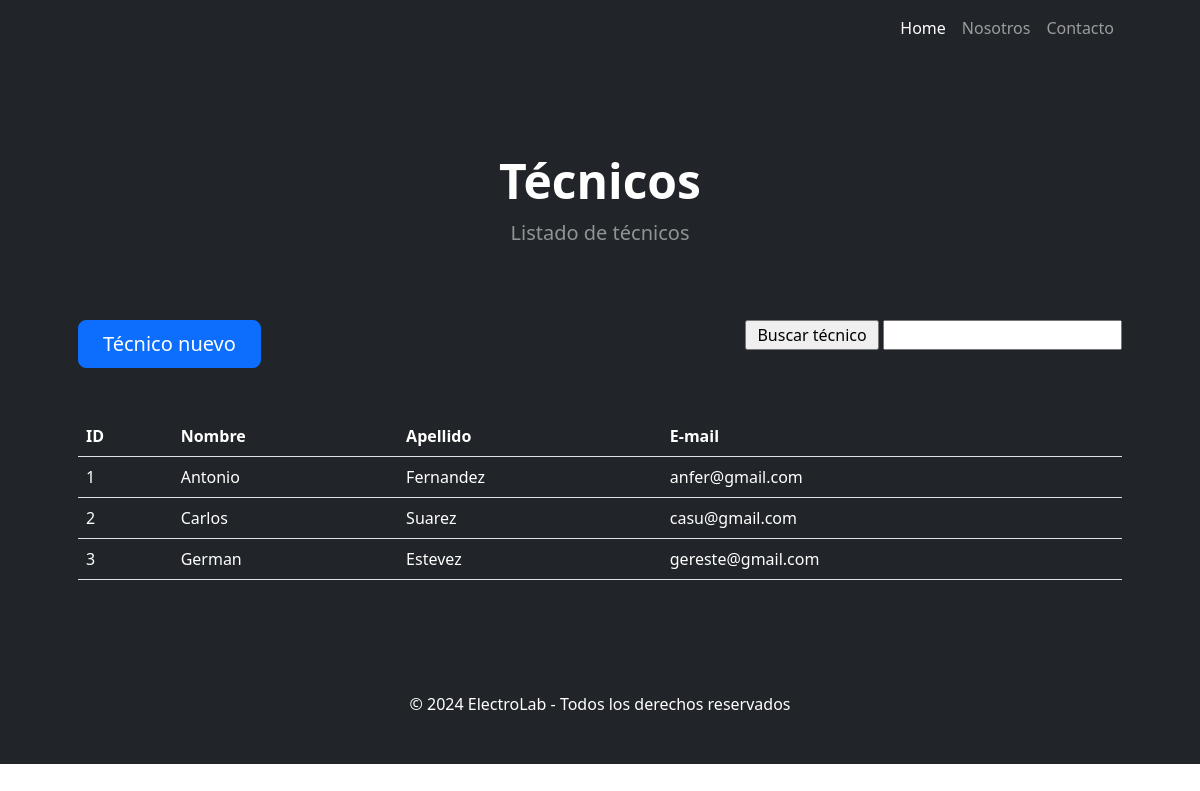
The app's page /AppSitio/tecnicos/, older data.
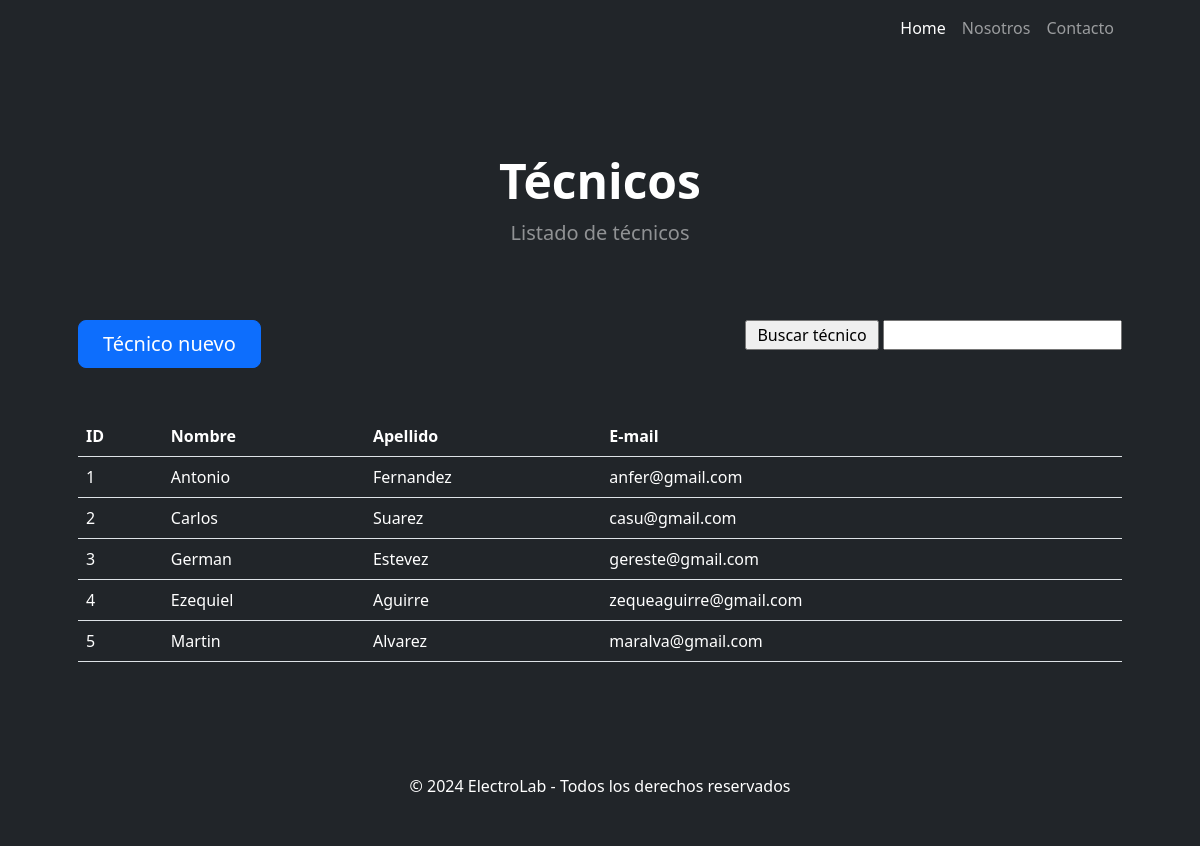
The same page, newer data.
### AppSitio/models.py (models this page shows, shortened)
class Tecnico(models.Model):
    nombre = models.CharField(max_length=50)
    apellido = models.CharField(max_length=50)
    email = models.EmailField()

### AppSitio/views.py (the view)
# urls.py: path('tecnicos/', tecnicos, name = "tecnicos"),
def tecnicos(request):
    contexto = {'tecnicos': Tecnico.objects.all()}
    return render(request, "AppSitio/tecnicos.html", contexto)

### AppSitio/templates/AppSitio/tecnicos.html (shortened to what this page needs)
{% extends "AppSitio/home.html" %}
{% block principal %}
<h1 class="display-5 fw-bolder text-white mb-2">Técnicos</h1>
<p class="lead text-white-50 mb-4">Listado de técnicos</p>
{% endblock principal %}
{% block agregar %}
<div style="display: flex; justify-content: space-between;">
    <a class="btn btn-primary btn-lg px-4 me-sm-3" href="{% url 'tecnicoForm' %}">Técnico nuevo</a>
    <form action="{% url 'buscarTecnicos' %}" method="get">
        <input type="submit" value=" Buscar técnico ">
        <input type="text" name="buscar" id="buscar" required>
    </form>
</div>
<br>
<br>
    <table class="table text-white">
        <thead>
            <tr>
                <th>ID</th>
                <th>Nombre</th>
                <th>Apellido</th>
                <th>E-mail</th>
            </tr>
        </thead>
        <tbody>
    {% for tec in tecnicos %}
            <tr>
                <td>{{ tec.id }}</td>
                <td>{{ tec.nombre }}</td>
                <td>{{ tec.apellido }}</td>
                <td>{{ tec.email }}</td>
            </tr>
    {% endfor %}
        </tbody>
    </table>
{% endblock agregar %}

Row changes from the older to the newer data that the page shows:
added Tecnico: id "4", nombre "Ezequiel", apellido "Aguirre", email "zequeaguirre@gmail.com"
added Tecnico: id "5", nombre "Martin", apellido "Alvarez", email "maralva@gmail.com"
